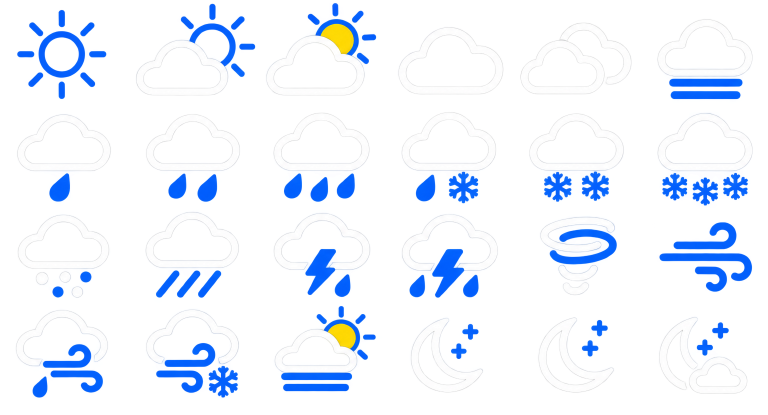
#> input picture tools/assets/weather_sheet3.png, 1536 x 830 px (shown at 1/2 size)
$ python slice_weather_icons.py
#> lines starting #> are read from the running program, lines starting #| are printed output that depends on the picture; after the words box and inside, x2 and y2 are one past the last pixel; in counts of white or black regions, pixels touching at a corner belong together
#!/usr/bin/env python3
"""Slice tools/assets/weather_sheet3.png into the watch face weather icons.

The sheet is a 6x4 grid of neon weather glyphs already cut out on transparency,
so there is no background to strip - just crop each cell, drop the stray specks
the cut-out left behind, and square everything up to a common size.
"""
from PIL import Image, ImageFilter
import numpy as np
from collections import deque
import pathlib

ROOT = pathlib.Path(__file__).resolve().parent
SHEET = ROOT / "assets/weather_sheet3.png"
RES = ROOT.parent / "watchface/src/main/res/drawable-nodpi"

COLS, ROWS = 6, 4
OUT_SIZE = 96
ALPHA_FLOOR = 40      # below this a pixel is treated as background
MIN_BLOB = 150       # px; anything smaller is cut-out noise
PAD_RATIO = 0.05     # breathing room around a glyph, as a fraction of its size
BLUE = (59, 130, 246)

# (row, col) -> output drawable, plus per-icon overrides:
#   pad   - shrink the margin so a wide glyph fills more of the square
#   blue  - repaint the sheet's yellow sun in the face's accent blue
MAPPING = {
    (0, 0): ("wx_clear.png", {}),                        # sun
    (0, 2): ("wx_partly.png", {"pad": 0.0, "blue": True}),  # big cloud + sun
    (0, 3): ("wx_cloudy.png", {}),                       # plain cloud
    (0, 5): ("wx_fog.png", {}),                          # cloud + fog bars
    (1, 0): ("wx_light_rain.png", {}),                   # cloud + one drop
    (1, 1): ("wx_rain.png", {}),                         # cloud + two drops
    (1, 2): ("wx_heavy_rain.png", {}),                   # cloud + three drops
    (1, 3): ("wx_sleet.png", {}),                        # cloud + drop + flake
    (1, 4): ("wx_snow.png", {}),                         # cloud + two flakes
    (1, 5): ("wx_heavy_snow.png", {}),                   # cloud + three flakes
    (2, 0): ("wx_light_snow.png", {}),                   # cloud + snow specks
    (2, 2): ("wx_thunder.png", {}),                      # cloud + bolt + drop
    (2, 5): ("wx_windy.png", {}),                        # wind swirls
    (3, 3): ("wx_night.png", {}),                        # crescent + sparkles
    (3, 5): ("wx_night_cloud.png", {}),                  # crescent + cloud
}


def cell_box(row, col, w, h):
    cw, ch = w / COLS, h / ROWS
    return (int(col * cw), int(row * ch), int((col + 1) * cw), int((row + 1) * ch))


def drop_specks(alpha):
    """Keep only blobs of a sensible size; the cut-out leaves pepper noise."""
    solid = alpha >= ALPHA_FLOOR
    h, w = solid.shape
    seen = np.zeros((h, w), dtype=bool)
    keep = np.zeros((h, w), dtype=bool)
    for sy in range(h):
        for sx in range(w):
            if not solid[sy, sx] or seen[sy, sx]:
                continue
            comp, dq = [], deque([(sy, sx)])
            seen[sy, sx] = True
            while dq:
                y, x = dq.popleft()
                comp.append((y, x))
                for ny in (y - 1, y, y + 1):
                    for nx in (x - 1, x, x + 1):
                        if 0 <= ny < h and 0 <= nx < w and solid[ny, nx] and not seen[ny, nx]:
                            seen[ny, nx] = True
                            dq.append((ny, nx))
            if len(comp) >= MIN_BLOB:
                for y, x in comp:
                    keep[y, x] = True
    # let the surviving blobs keep their soft anti-aliased rim
    grown = np.asarray(
        Image.fromarray((keep * 255).astype(np.uint8), "L").filter(ImageFilter.MaxFilter(5)),
        dtype=np.float32) / 255.0
    return (alpha * grown).astype(np.uint8)


def clean(cell):
    a = np.asarray(cell.convert("RGBA")).copy()
    a[:, :, 3] = drop_specks(a[:, :, 3])
    return Image.fromarray(a, "RGBA")


def bluify(cell):
    """Repaint the sheet's yellow sun in the accent blue, edge pixels included."""
    a = np.asarray(cell.convert("RGBA")).copy()
    r, g, b = a[:, :, 0].astype(int), a[:, :, 1].astype(int), a[:, :, 2].astype(int)
    yellow = (r - b > 60) & (g - b > 30)
    for c, v in enumerate(BLUE):
        a[:, :, c] = np.where(yellow, v, a[:, :, c])
    return Image.fromarray(a, "RGBA")


def tight_square(img, pad_ratio=PAD_RATIO):
    img = img.crop(img.getbbox())
    side = max(img.size) + 2 * int(max(img.size) * pad_ratio)
    sq = Image.new("RGBA", (side, side), (0, 0, 0, 0))
    sq.paste(img, ((side - img.width) // 2, (side - img.height) // 2), img)
    return sq.resize((OUT_SIZE, OUT_SIZE), Image.LANCZOS)


def main():
    sheet = Image.open(SHEET).convert("RGBA")
#> sheet is the input picture: PIL image 1536x830 RGBA; mean R, G, B, A 84.6, 95.6, 111.8, 46.2
    w, h = sheet.size
#> w = 1536; h = 830
    for (row, col), (name, opts) in MAPPING.items():
        cell = clean(sheet.crop(cell_box(row, col, w, h)))
        if opts.get("blue"):
            cell = bluify(cell)
        icon = tight_square(cell, opts.get("pad", PAD_RATIO))
        icon.save(RES / name)
        print("wrote", RES / name)
#> this loop made 15 passes
#> pass 1, in clean, `a = np.asarray(cell.convert("RGBA")).copy()`:
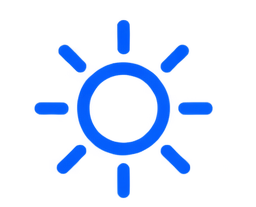
#> a: shape (207, 256, 4); mean R, G, B, A 0.3, 16, 49.2, 29.8; transparent parts drawn white
#> pass 1, in drop_specks, `solid = alpha >= ALPHA_FLOOR`:
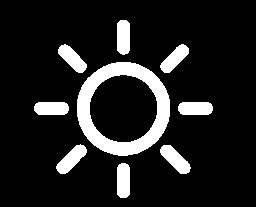
#> solid: shape (207, 256) bool; 12.8% white; 9 white regions, largest, box (x1, y1, x2, y2) and area: (77, 62, 170, 156) 3338, (160, 145, 191, 174) 461, (56, 144, 87, 174) 456
#> pass 1, in tight_square, `img = img.crop(img.getbbox())`:
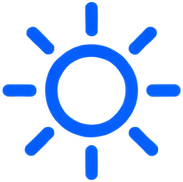
#> img: PIL image 183x182 RGBA; mean R, G, B, A 0.5, 25.2, 78, 47.4; transparent parts drawn white
#> after the loop:
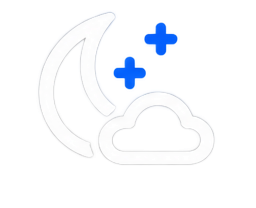
#> cell: PIL image 256x208 RGBA; mean R, G, B, A 97, 101.5, 107.3, 42.6; transparent parts drawn white
#> after the loop:
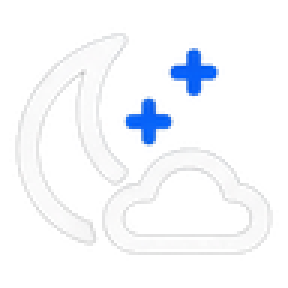
#> icon: PIL image 96x96 RGBA (shown 3 times larger); mean R, G, B, A 61.3, 65, 71.2, 53.8; transparent parts drawn white


if __name__ == "__main__":
    main()

$ run again, with tools/assets/weather_sheet2.png copied over tools/assets/weather_sheet3.png
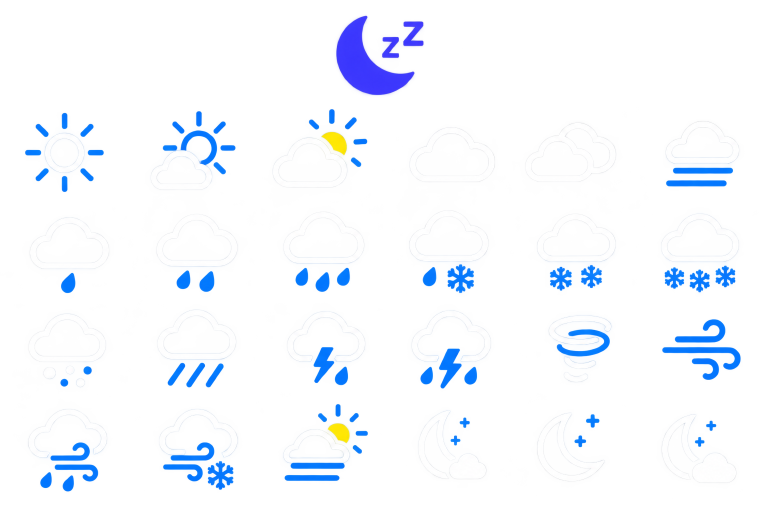
#> input picture tools/assets/weather_sheet2.png, 1536 x 1024 px (shown at 1/2 size)
#> in main, sheet is the input picture: PIL image 1536x1024 RGBA; mean R, G, B, A 119.3, 145, 182.4, 27.5
#> the loop in main, `for (row, col), (name, opts) in MAPPING.items():` made 15 passes
#> pass 1, in drop_specks, `solid = alpha >= ALPHA_FLOOR`:
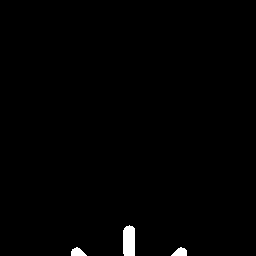
#> solid: shape (256, 256) bool; 0.83% white; 3 white regions, box (x1, y1, x2, y2) and area: (123, 225, 135, 256) 349, (171, 247, 187, 256) 99, (71, 247, 87, 256) 97
#> after the loop in main, `for (row, col), (name, opts) in MAPPING.items():`:
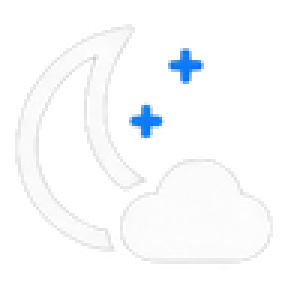
#> icon: PIL image 96x96 RGBA (shown 3 times larger); mean R, G, B, A 74.2, 76.8, 79.8, 64.2; transparent parts drawn white
